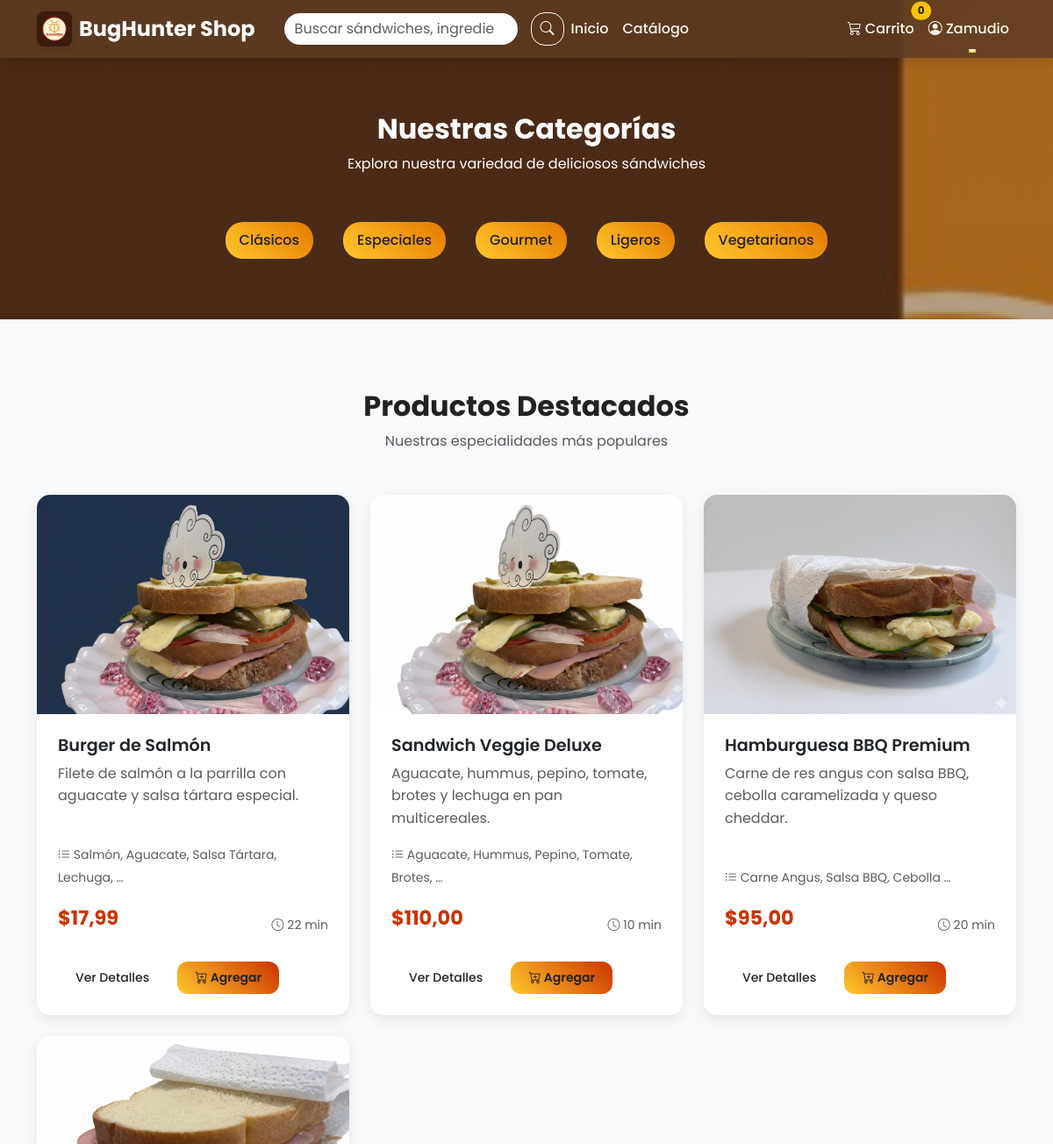
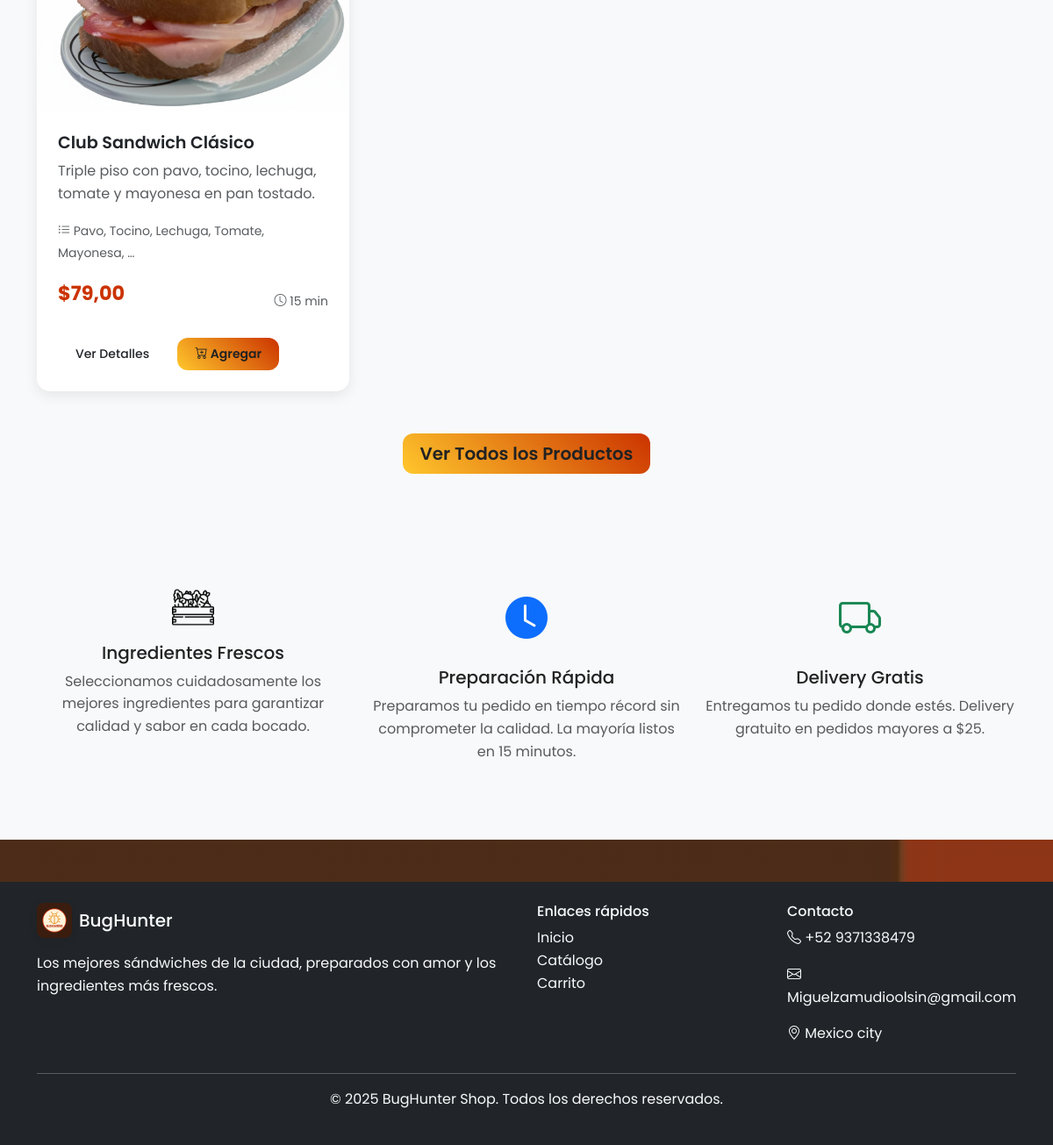
The app's page / (signed in) with its own data (2 pictures, top to bottom).
### productos/models.py (models this page shows, shortened)
class Categoria(models.Model):
    nombre = models.CharField(max_length=100, unique=True)
    slug = models.SlugField(max_length=100, unique=True, blank=True)
    descripcion = models.TextField(blank=True)
    activo = models.BooleanField(default=True)
    fecha_creacion = models.DateTimeField(auto_now_add=True)
    class Meta:
        verbose_name = 'Categoría'
        verbose_name_plural = 'Categorías'
        ordering = ['nombre']

class Producto(models.Model):
    nombre = models.CharField(max_length=200)
    slug = models.SlugField(max_length=200, unique=True, blank=True)
    descripcion = models.TextField()
    categoria = models.ForeignKey(Categoria, on_delete=models.CASCADE, related_name='productos')
    precio = models.DecimalField(max_digits=10, decimal_places=2)
    imagen = models.ImageField(upload_to='productos/', blank=True, null=True)
    disponible = models.BooleanField(default=True)
    destacado = models.BooleanField(default=False)
    ingredientes = models.TextField(blank=True, help_text="Lista de ingredientes separados por comas")
    tiempo_preparacion = models.PositiveIntegerField(default=15, help_text="Tiempo en minutos")
    fecha_creacion = models.DateTimeField(auto_now_add=True)
    fecha_actualizacion = models.DateTimeField(auto_now=True)
    class Meta:
        verbose_name = 'Producto'
        verbose_name_plural = 'Productos'
        ordering = ['-fecha_creacion']
        indexes = [
            models.Index(fields=['slug']),
            models.Index(fields=['disponible']),
            models.Index(fields=['destacado']),
        ]
    def get_absolute_url(self):
        return reverse('productos:detalle_producto', args=[self.slug])

### productos/views.py (the view)
# urls.py: path('', views.inicio, name='inicio'),
def inicio(request):
    productos_destacados = Producto.objects.filter(disponible=True, destacado=True)[:6]
    categorias = Categoria.objects.filter(activo=True)
    context = {
        'productos_destacados': productos_destacados,
        'categorias': categorias,
        'titulo': 'Bienvenido a Sandwich Shop'
    }
    return render(request, 'productos/inicio.html', context)

### templates/productos/inicio.html (shortened to what this page needs)
{% extends 'base.html' %}
{% load static price_filters %}
{% block content %}
<section class="py-5">
    <div class="container">
        <div class="text-center mb-5">
            <h2 class="fw-bold text-white">Nuestras Categorías</h2>
            <p class="text-white">Explora nuestra variedad de deliciosos sándwiches</p>
        </div>
        <div class="row justify-content-center">
            {% for categoria in categorias %}
            <div class="col-auto mb-3">
                <a href="{% url 'productos:categoria' categoria.slug %}" class="categoria-badge">
                    {{ categoria.nombre }}
                </a>
            </div>
            {% endfor %}
        </div>
    </div>
</section>
<section id="destacados" class="productos-destacados">
    <div class="container">
        <div class="text-center mb-5">
            <h2 class="fw-bold">Productos Destacados</h2>
            <p class="text-muted">Nuestras especialidades más populares</p>
        </div>
        {% if productos_destacados %}
        <div class="row">
            {% for producto in productos_destacados %}
            <div class="col-lg-4 col-md-6 mb-4">
                <div class="card producto-card h-100">
                    {% if forloop.counter == 1 %}
                        <img src="/media/Nproductos/1.jpg" class="card-img-top" alt="{{ producto.nombre }}">
                    {% elif forloop.counter == 2 %}
                        <img src="/media/Nproductos/2.jpg" class="card-img-top" alt="{{ producto.nombre }}">
                    {% elif forloop.counter == 3 %}
                        <img src="/media/Nproductos/3.jpg" class="card-img-top" alt="{{ producto.nombre }}">
                    {% else %}
                        <img src="/media/Nproductos/4.jpg" class="card-img-top" alt="{{ producto.nombre }}">
                    {% endif %}
                    <div class="card-body d-flex flex-column">
                        <h5 class="card-title">{{ producto.nombre }}</h5>
                        <p class="card-text text-muted flex-grow-1">{{ producto.descripcion|truncatewords:15 }}</p>
                        {% if producto.ingredientes %}
                        <div class="mb-3">
                            <small class="text-muted">
                                <i class="bi bi-list-ul"></i>
                                {{ producto.ingredientes|truncatewords:5 }}
                            </small>
                        </div>
                        {% endif %}
                        <div class="d-flex justify-content-between align-items-center">
                            <span class="precio">${{ producto.precio }}</span>
                            <small class="text-muted">
                                <i class="bi bi-clock"></i> {{ producto.tiempo_preparacion }} min
                            </small>
                        </div>
                        <div class="mt-3">
                            <a href="{{ producto.get_absolute_url }}" class="btn btn-outline-primary btn-sm me-2">Ver Detalles</a>
                            <form method="post" action="{% url 'carrito:agregar_al_carrito' producto.id %}" class="d-inline form-agregar-carrito">
                                <button type="submit" class="btn btn-primary btn-sm">
                                    <i class="bi bi-cart-plus"></i> Agregar
                                </button>
                            </form>
                        </div>
                    </div>
                </div>
            </div>
            {% endfor %}
        </div>
        <div class="text-center mt-4">
            <a href="{% url 'productos:catalogo' %}" class="btn btn-primary btn-lg">Ver Todos los Productos</a>
        </div>
        {% else %}
        <div class="text-center">
            <p class="text-muted">No hay productos destacados disponibles en este momento.</p>
        </div>
        {% endif %}
    </div>
</section>
<section class="py-5 bg-light">
    <div class="container">
        <div class="row">
            <div class="col-md-4 text-center mb-4">
                <div class="mb-3">
                    <img src="{% static 'img/vegetables_4251940.png' %}" alt="Ingredientes" style="width: 3rem; height: 3rem; object-fit: contain;" class="d-inline-block">
                </div>
                <h5>Ingredientes Frescos</h5>
                <p class="text-muted">Seleccionamos cuidadosamente los mejores ingredientes para garantizar calidad y sabor en cada bocado.</p>
            </div>
            <div class="col-md-4 text-center mb-4">
                <div class="mb-3">
                    <i class="bi bi-clock-fill text-primary" style="font-size: 3rem;"></i>
                </div>
                <h5>Preparación Rápida</h5>
                <p class="text-muted">Preparamos tu pedido en tiempo récord sin comprometer la calidad. La mayoría listos en 15 minutos.</p>
            </div>
            <div class="col-md-4 text-center mb-4">
                <div class="mb-3">
                    <i class="bi bi-truck text-success" style="font-size: 3rem;"></i>
                </div>
                <h5>Delivery Gratis</h5>
                <p class="text-muted">Entregamos tu pedido donde estés. Delivery gratuito en pedidos mayores a $25.</p>
            </div>
        </div>
    </div>
</section>
{% endblock %}

### templates/base.html (shortened to what this page needs)
<!DOCTYPE html>
<html lang="es">
<head>
    <link href="https://cdn.jsdelivr.net/npm/bootstrap@5.3.0/dist/css/bootstrap.min.css" rel="stylesheet">
    <link rel="stylesheet" href="https://cdn.jsdelivr.net/npm/bootstrap-icons@1.10.0/font/bootstrap-icons.css">
    {% load static %}
    <link rel="stylesheet" href="{% static 'css/style.css' %}">
</head>
<body class="site-ui">
    <nav class="navbar navbar-expand-lg navbar-dark navbar-custom fixed-top">
        <div class="container">
            <a class="navbar-brand fw-bold d-flex align-items-center" href="{% url 'productos:inicio' %}">
                <img src="/media/Nproductos/logo.jpg" class="logo-img me-2" alt="logo">
                BugHunter Shop
            </a>
            <form class="d-flex ms-3 navbar-search" role="search" id="search-form" action="{% url 'productos:catalogo' %}" method="get">
                <input id="search-input" name="q" class="form-control me-2" type="search" placeholder="Buscar sándwiches, ingredientes..." aria-label="Buscar">
                <button class="btn btn-outline-light btn-search" type="submit"><i class="bi bi-search"></i></button>
            </form>
            <div class="collapse navbar-collapse" id="navbarNav">
                <ul class="navbar-nav me-auto">
                    <li class="nav-item">
                        <a class="nav-link" href="{% url 'productos:inicio' %}">Inicio</a>
                    </li>
                    <li class="nav-item">
                        <a class="nav-link" href="{% url 'productos:catalogo' %}">Catálogo</a>
                    </li>
                </ul>
                <ul class="navbar-nav">
                    <li class="nav-item">
                        <a class="nav-link position-relative" href="{% url 'carrito:ver_carrito' %}">
                            <i class="bi bi-cart3"></i> Carrito
                            <span class="position-absolute top-0 start-100 translate-middle badge rounded-pill bg-warning text-dark" id="cart-count">
                                0
                            </span>
                        </a>
                    </li>
                    {% if user.is_authenticated %}
                    <li class="nav-item dropdown">
                        <a class="nav-link dropdown-toggle" href="#" role="button" data-bs-toggle="dropdown">
                            <i class="bi bi-person-circle"></i> {{ user.username }}
                        </a>
                    </li>
                    {% else %}
                    <li class="nav-item">
                        <a class="nav-link" href="{% url 'admin:login' %}">
                            <i class="bi bi-box-arrow-in-right"></i> Iniciar Sesión
                        </a>
                    </li>
                    {% endif %}
                </ul>
            </div>
        </div>
    </nav>
    <main class="main-content">
        {% block content %}
        {% endblock %}
    </main>
    <footer class="bg-dark text-light py-4 mt-5">
        <div class="container">
            <div class="row">
                <div class="col-md-6">
                    <div class="d-flex align-items-center mb-3">
                        <img src="/media/Nproductos/logo.jpg" class="logo-img me-2" alt="logo">
                        <h5 class="mb-0">BugHunter</h5>
                    </div>
                    <p>Los mejores sándwiches de la ciudad, preparados con amor y los ingredientes más frescos.</p>
                </div>
                <div class="col-md-3">
                    <h6>Enlaces rápidos</h6>
                    <ul class="list-unstyled">
                        <li><a href="{% url 'productos:inicio' %}" class="text-light text-decoration-none">Inicio</a></li>
                        <li><a href="{% url 'productos:catalogo' %}" class="text-light text-decoration-none">Catálogo</a></li>
                        <li><a href="{% url 'carrito:ver_carrito' %}" class="text-light text-decoration-none">Carrito</a></li>
                    </ul>
                </div>
                <div class="col-md-3">
                    <h6>Contacto</h6>
                    <p><i class="bi bi-telephone"></i> +52 9371338479</p>
                    <p><i class="bi bi-envelope"></i> Miguelzamudioolsin@gmail.com</p>
                    <p><i class="bi bi-geo-alt"></i> Mexico city</p>
                </div>
            </div>
            <hr>
            <div class="text-center">
                <p>&copy; 2025 BugHunter Shop. Todos los derechos reservados.</p>
            </div>
        </div>
    </footer>
    {% load static %}
</body>
</html>

### static/css/style.css (style rules this page uses)
:root { --color-primary: #5C3A21; --color-terra: #CB3300; --color-mustard: #FFC72C; --color-orange: #E57A00; --color-cream: #F7F7F0; --text-on-dark: var(--color-cream); }
body { font-family: 'Poppins', sans-serif; line-height: 1.6; color: #222; background-color: #fff; }
.site-ui { background-image: url('/media/Nproductos/ui.jpg'); background-size: cover; background-position: center center; background-attachment: fixed; position: relative; color: #222; }
.site-ui::before { content: ''; position: absolute; inset: 0; background: linear-gradient(180deg, rgba(92,58,33,0.45), rgba(92,58,33,0.55)); pointer-events: none; }
.site-ui main, .site-ui footer, .site-ui .container { position: relative; z-index: 2; }
.navbar-custom { background: linear-gradient(135deg, var(--color-primary), rgba(92,58,33,0.85)); box-shadow: 0 2px 12px rgba(0,0,0,0.18); transition: all 0.22s ease; }
.navbar-custom .navbar-brand { font-size: 1.5rem; font-weight: 600; color: white !important; transition: all 0.3s ease; }
.navbar-custom .nav-link { color: var(--color-cream) !important; font-weight: 500; transition: all 0.3s ease; position: relative; }
.navbar-custom .nav-link::after { content: ''; position: absolute; width: 0; height: 2px; bottom: -6px; left: 50%; background-color: var(--color-mustard); transition: all 0.22s ease; transform: translateX(-50%); }
.navbar-brand { font-size: 1.5rem; font-weight: 600; }
.logo-img { height: 40px; width: 40px; object-fit: cover; border-radius: 8px; box-shadow: 0 2px 8px rgba(0,0,0,0.1); }
.main-content { padding-top: 80px; min-height: calc(100vh - 200px); }
.productos-destacados { padding: 80px 0; background-color: #f8f9fa; }
.producto-card { border: none; border-radius: 15px; box-shadow: 0 5px 15px rgba(0,0,0,0.08); transition: all 0.3s ease; overflow: hidden; height: 100%; }
.producto-card img { height: 250px; object-fit: cover; transition: transform 0.3s ease; }
.producto-card .card-body { padding: 1.5rem; }
.producto-card .card-title { font-weight: 600; font-size: 1.2rem; margin-bottom: 0.5rem; }
.producto-card .precio { font-size: 1.4rem; font-weight: 700; color: var(--color-terra); margin-bottom: 1rem; }
.btn-primary { background: linear-gradient(45deg, var(--color-mustard), var(--color-terra)); border: none; border-radius: 12px; padding: 8px 20px; font-weight: 600; color: #222; transition: all 0.18s ease; }
.btn-outline-primary { border: 2px solid #667eea; color: #667eea; border-radius: 25px; padding: 8px 20px; font-weight: 500; transition: all 0.3s ease; }
.btn-outline-primary { border: 2px solid var(--color-accent); color: var(--color-accent); border-radius: 25px; padding: 8px 20px; font-weight: 500; transition: all 0.3s ease; }
.navbar-search { width: 320px; max-width: 40vw; }
.navbar-search .form-control { border-radius: 20px; padding: 6px 12px; border: 1px solid rgba(0,0,0,0.08); }
.navbar-search .btn-search { border-radius: 16px; padding: 6px 10px; margin-left: 6px; }
.categoria-badge { background: linear-gradient(45deg, var(--color-mustard), var(--color-orange)); color: #222; padding: 8px 16px; border-radius: 20px; text-decoration: none; margin: 5px; display: inline-block; transition: all 0.3s ease; font-weight: 500; }

### records on screen
Categoria: nombre "Clásicos"
Categoria: nombre "Especiales"
Categoria: nombre "Gourmet"
Categoria: nombre "Ligeros"
Categoria: nombre "Vegetarianos"
Producto: nombre "Burger de Salmón", descripcion "Filete de salmón a la parrilla con aguacate y salsa tártara especial.", ingredientes "Salmón, Aguacate, Salsa Tártara, Lechuga, …", precio "17,99", tiempo_preparacion "22"
Producto: nombre "Sandwich Veggie Deluxe", descripcion "Aguacate, hummus, pepino, tomate, brotes y lechuga en pan multicereales.", ingredientes "Aguacate, Hummus, Pepino, Tomate, Brotes, …", precio "110,00", tiempo_preparacion "10"
Producto: nombre "Hamburguesa BBQ Premium", descripcion "Carne de res angus con salsa BBQ, cebolla caramelizada y queso cheddar.", ingredientes "Carne Angus, Salsa BBQ, Cebolla …", precio "95,00", tiempo_preparacion "20"
Producto: nombre "Club Sandwich Clásico", descripcion "Triple piso con pavo, tocino, lechuga, tomate y mayonesa en pan tostado.", ingredientes "Pavo, Tocino, Lechuga, Tomate, Mayonesa, …", precio "79,00", tiempo_preparacion "15"

### other values on screen
{{ user.username }} "Zamudio"
